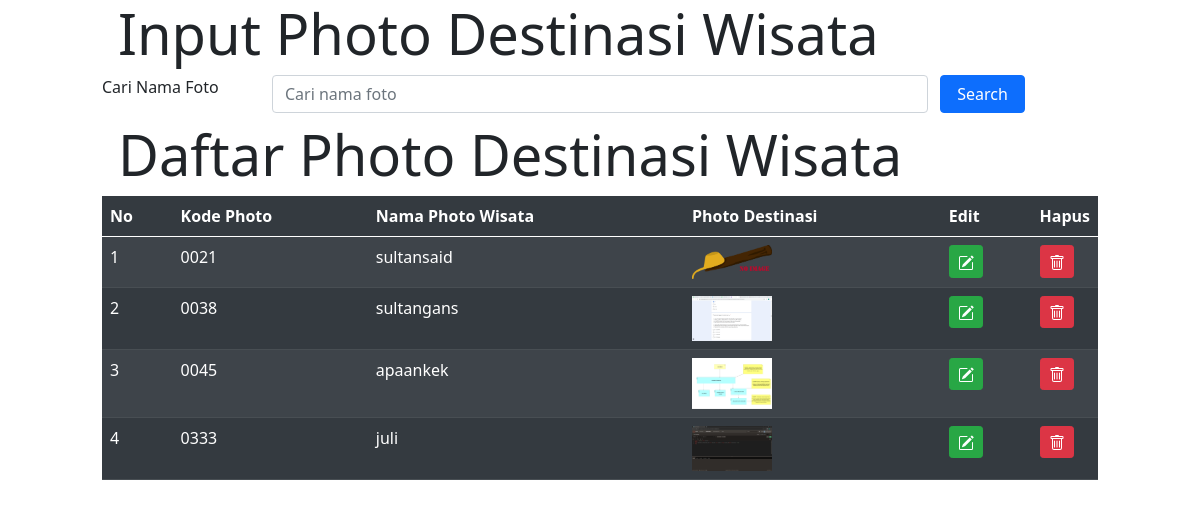
Page /tabelfoto.php on the committed database.
### tables this page shows
CREATE TABLE `fotodestinasi` (
  `fotodestinasiKODE` char(4) NOT NULL,
  `fotodestinasiNAMA` char(120) NOT NULL,
  `fotodestinasiFILE` char(120) NOT NULL,
  `destinasiKODE` char(4) NOT NULL
);

### tabelfoto.php (the view, shortened to what this page needs)
<!DOCTYPE html>
<html lang="en">
<head>
  	<link rel="stylesheet" type="text/css" href="https://cdnjs.cloudflare.com/ajax/libs/select2/4.0.3/css/select2.min.css">
	<link rel="stylesheet" type="text/css" href="css/bootstrap.min.css">
</head>
<?php
	include "include/config.php";
?>
<body>
<div class="row">
<div class="col-sm-1"></div>
<div class="col-sm-10">
	<div class="jumbotron jumbotron-fluid">
		<div class="container">
			<h1 class="display-4">Input Photo Destinasi Wisata</h1>
		</div>
	</div>
	<form method="POST" enctype="multipart/form-data">
<div class="form-group row mb-2">
<label for="search" class="col-sm-2">Cari Nama Foto</label>
<div class="col-sm-8">
<input type="text" name="search" class="form-control" id="search"
				value="<?php if(isset($POST['search'])) {echo $_POST['search'];} ?>"
				placeholder="Cari nama foto">
</div>
<input type="submit" name="kirim" class="col-sm-1 btn btn-primary" value="Search">
</div>
	</form>
</div>
<div class="col-sm-1"></div>
</div>
<div class="row">
	<div class="col-sm-1"></div>
	<div class="col-sm-10">
		<div class="jumbotron jumbotron-fluid">
			<div class="container">
				<h1 class="display-4">Daftar Photo Destinasi Wisata</h1>
			</div>
		</div>
	<table class="table table-dark table-striped">
		<thead class="thead-dark">
			<tr>
				<th>No</th>
				<th>Kode Photo</th>
				<th>Nama Photo Wisata</th>
				<th>Photo Destinasi</th>
				<th>Edit</th>
				<th>Hapus</th>
			</tr>
		</thead>
		<tbody>
			<?php
			if(isset($_POST["kirim"])){
    $search=$_POST['search'];
    $query= mysqli_query($connection,"select fotodestinasi.* from fotodestinasi where fotodestinasiNAMA like '%".$search."%'");
			}else $query = mysqli_query($connection, "select * from fotodestinasi");
			$nomor = 1;
			while ($row = mysqli_fetch_array($query))
			{ ?>
				<tr>
					<td><?php echo $nomor;?></td>
					<td><?php echo $row['fotodestinasiKODE'];?></td>
					<td><?php echo $row['fotodestinasiNAMA'];?></td>
					<td>
						<?php if(is_file("images/".$row['fotodestinasiFILE']))
						{ ?>
							<img src="images/<?php echo $row['fotodestinasiFILE']?>" width="80">
						<?php } else
							echo "<img src='images/noimage.png' width='80'>"
						?>
					</td>
					<td>
					<a href="dbfotoedit.php?ubah=<?php echo $row["fotodestinasiKODE"]?>"
		 class="btn btn-success btn-sm" title="edit">
</td>
<td width="5px">
<a href="fotodestinasihapus.php?hapus=<?php echo $row["fotodestinasiKODE"]?>"
		 class="btn btn-danger btn-sm" title="hapus">
					</td>
				</tr>
			<?php $nomor = $nomor + 1;?>
			<?php }	?>
		</tbody>
	</table>
	<br><br><br>
	</div>
	<div class="col-sm-1"></div>
</div>
</body>
</html>

### rows in the picture
fotodestinasi: fotodestinasiKODE "0021", fotodestinasiNAMA "sultansaid"
fotodestinasi: fotodestinasiKODE "0038", fotodestinasiNAMA "sultangans", fotodestinasiFILE (picture)
fotodestinasi: fotodestinasiKODE "0045", fotodestinasiNAMA "apaankek", fotodestinasiFILE (picture)
fotodestinasi: fotodestinasiKODE "0333", fotodestinasiNAMA "juli", fotodestinasiFILE (picture)
